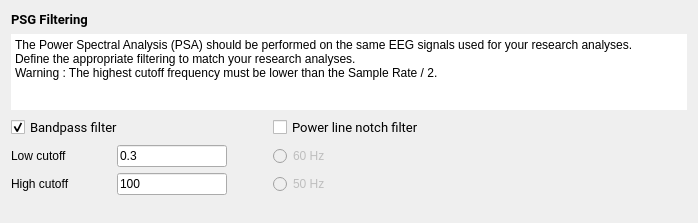
<?xml version="1.0" encoding="UTF-8"?>
<ui version="4.0">
 <class>FilterStep</class>
 <widget class="QWidget" name="FilterStep">
  <property name="geometry">
   <rect>
    <x>0</x>
    <y>0</y>
    <width>698</width>
    <height>223</height>
   </rect>
  </property>
  <property name="windowTitle">
   <string/>
  </property>
  <property name="styleSheet">
   <string>font: 12pt &quot;Roboto&quot;;</string>
  </property>
  <layout class="QVBoxLayout" name="verticalLayout">
   <item>
    <widget class="QLabel" name="label_2">
     <property name="maximumSize">
      <size>
       <width>16777215</width>
       <height>22</height>
      </size>
     </property>
     <property name="font">
      <font>
       <family>Roboto</family>
       <pointsize>10</pointsize>
       <weight>50</weight>
       <italic>false</italic>
       <bold>false</bold>
      </font>
     </property>
     <property name="text">
      <string>&lt;html&gt;&lt;head/&gt;&lt;body&gt;&lt;p&gt;&lt;span style=&quot; font-weight:600;&quot;&gt;PSG Filtering&lt;/span&gt;&lt;/p&gt;&lt;/body&gt;&lt;/html&gt;</string>
     </property>
    </widget>
   </item>
   <item>
    <widget class="QPlainTextEdit" name="textBrowser">
     <property name="maximumSize">
      <size>
       <width>16777215</width>
       <height>100</height>
      </size>
     </property>
     <property name="frameShape">
      <enum>QFrame::HLine</enum>
     </property>
     <property name="frameShadow">
      <enum>QFrame::Plain</enum>
     </property>
     <property name="lineWidth">
      <number>0</number>
     </property>
     <property name="readOnly">
      <bool>true</bool>
     </property>
     <property name="plainText">
      <string>The Power Spectral Analysis (PSA) should be performed on the same EEG signals used for your research analyses. 
Define the appropriate filtering to match your research analyses.
Warning : The highest cutoff frequency must be lower than the Sample Rate / 2.</string>
     </property>
    </widget>
   </item>
   <item>
    <layout class="QGridLayout" name="gridLayout">
     <item row="0" column="0" colspan="2">
      <widget class="QCheckBox" name="bp_checkBox">
       <property name="font">
        <font>
         <family>Roboto</family>
         <pointsize>10</pointsize>
         <weight>50</weight>
         <italic>false</italic>
         <bold>false</bold>
        </font>
       </property>
       <property name="text">
        <string>Bandpass filter</string>
       </property>
       <property name="checked">
        <bool>true</bool>
       </property>
      </widget>
     </item>
     <item row="0" column="3">
      <widget class="QCheckBox" name="notch_checkBox">
       <property name="font">
        <font>
         <family>Roboto</family>
         <pointsize>10</pointsize>
         <weight>50</weight>
         <italic>false</italic>
         <bold>false</bold>
        </font>
       </property>
       <property name="text">
        <string>Power line notch filter</string>
       </property>
      </widget>
     </item>
     <item row="1" column="0">
      <widget class="QLabel" name="label">
       <property name="minimumSize">
        <size>
         <width>80</width>
         <height>0</height>
        </size>
       </property>
       <property name="maximumSize">
        <size>
         <width>100</width>
         <height>16777215</height>
        </size>
       </property>
       <property name="text">
        <string>Low cutoff</string>
       </property>
      </widget>
     </item>
     <item row="1" column="1">
      <widget class="QLineEdit" name="low_cutoff_lineEdit">
       <property name="maximumSize">
        <size>
         <width>110</width>
         <height>16777215</height>
        </size>
       </property>
       <property name="toolTip">
        <string>Edit the low cutoff frequency in Hz (i.e. 0.3).</string>
       </property>
       <property name="text">
        <string>0.3</string>
       </property>
      </widget>
     </item>
     <item row="1" column="3">
      <widget class="QRadioButton" name="radioButton_60Hz">
       <property name="enabled">
        <bool>false</bool>
       </property>
       <property name="text">
        <string>60 Hz</string>
       </property>
      </widget>
     </item>
     <item row="2" column="0">
      <widget class="QLabel" name="label_6">
       <property name="minimumSize">
        <size>
         <width>80</width>
         <height>0</height>
        </size>
       </property>
       <property name="maximumSize">
        <size>
         <width>100</width>
         <height>16777215</height>
        </size>
       </property>
       <property name="text">
        <string>High cutoff</string>
       </property>
      </widget>
     </item>
     <item row="2" column="1">
      <widget class="QLineEdit" name="high_cutoff_lineEdit">
       <property name="maximumSize">
        <size>
         <width>110</width>
         <height>16777215</height>
        </size>
       </property>
       <property name="toolTip">
        <string>Edit the high cutoff frequency in Hz (i.e. 100).</string>
       </property>
       <property name="text">
        <string>100</string>
       </property>
      </widget>
     </item>
     <item row="2" column="2">
      <spacer name="horizontalSpacer_2">
       <property name="orientation">
        <enum>Qt::Horizontal</enum>
       </property>
       <property name="sizeType">
        <enum>QSizePolicy::Fixed</enum>
       </property>
       <property name="sizeHint" stdset="0">
        <size>
         <width>40</width>
         <height>20</height>
        </size>
       </property>
      </spacer>
     </item>
     <item row="2" column="3">
      <widget class="QRadioButton" name="radioButton_50Hz">
       <property name="enabled">
        <bool>false</bool>
       </property>
       <property name="text">
        <string>50 Hz</string>
       </property>
      </widget>
     </item>
    </layout>
   </item>
   <item>
    <spacer name="verticalSpacer">
     <property name="orientation">
      <enum>Qt::Vertical</enum>
     </property>
     <property name="sizeHint" stdset="0">
      <size>
       <width>20</width>
       <height>40</height>
      </size>
     </property>
    </spacer>
   </item>
  </layout>
 </widget>
 <resources>
  <include location="../../../../../scinodes_poc/src/main/python/ui/themes/themes.qrc"/>
 </resources>
 <connections>
  <connection>
   <sender>bp_checkBox</sender>
   <signal>clicked()</signal>
   <receiver>FilterStep</receiver>
   <slot>update_filter_settings_slot()</slot>
   <hints>
    <hint type="sourcelabel">
     <x>117</x>
     <y>124</y>
    </hint>
    <hint type="destinationlabel">
     <x>348</x>
     <y>111</y>
    </hint>
   </hints>
  </connection>
  <connection>
   <sender>notch_checkBox</sender>
   <signal>clicked()</signal>
   <receiver>FilterStep</receiver>
   <slot>update_filter_settings_slot()</slot>
   <hints>
    <hint type="sourcelabel">
     <x>482</x>
     <y>124</y>
    </hint>
    <hint type="destinationlabel">
     <x>348</x>
     <y>111</y>
    </hint>
   </hints>
  </connection>
  <connection>
   <sender>radioButton_50Hz</sender>
   <signal>clicked()</signal>
   <receiver>FilterStep</receiver>
   <slot>update_filter_settings_slot()</slot>
   <hints>
    <hint type="sourcelabel">
     <x>482</x>
     <y>175</y>
    </hint>
    <hint type="destinationlabel">
     <x>348</x>
     <y>111</y>
    </hint>
   </hints>
  </connection>
  <connection>
   <sender>radioButton_60Hz</sender>
   <signal>clicked()</signal>
   <receiver>FilterStep</receiver>
   <slot>update_filter_settings_slot()</slot>
   <hints>
    <hint type="sourcelabel">
     <x>482</x>
     <y>149</y>
    </hint>
    <hint type="destinationlabel">
     <x>348</x>
     <y>111</y>
    </hint>
   </hints>
  </connection>
 </connections>
 <slots>
  <slot>update_filter_settings_slot()</slot>
 </slots>
</ui>
